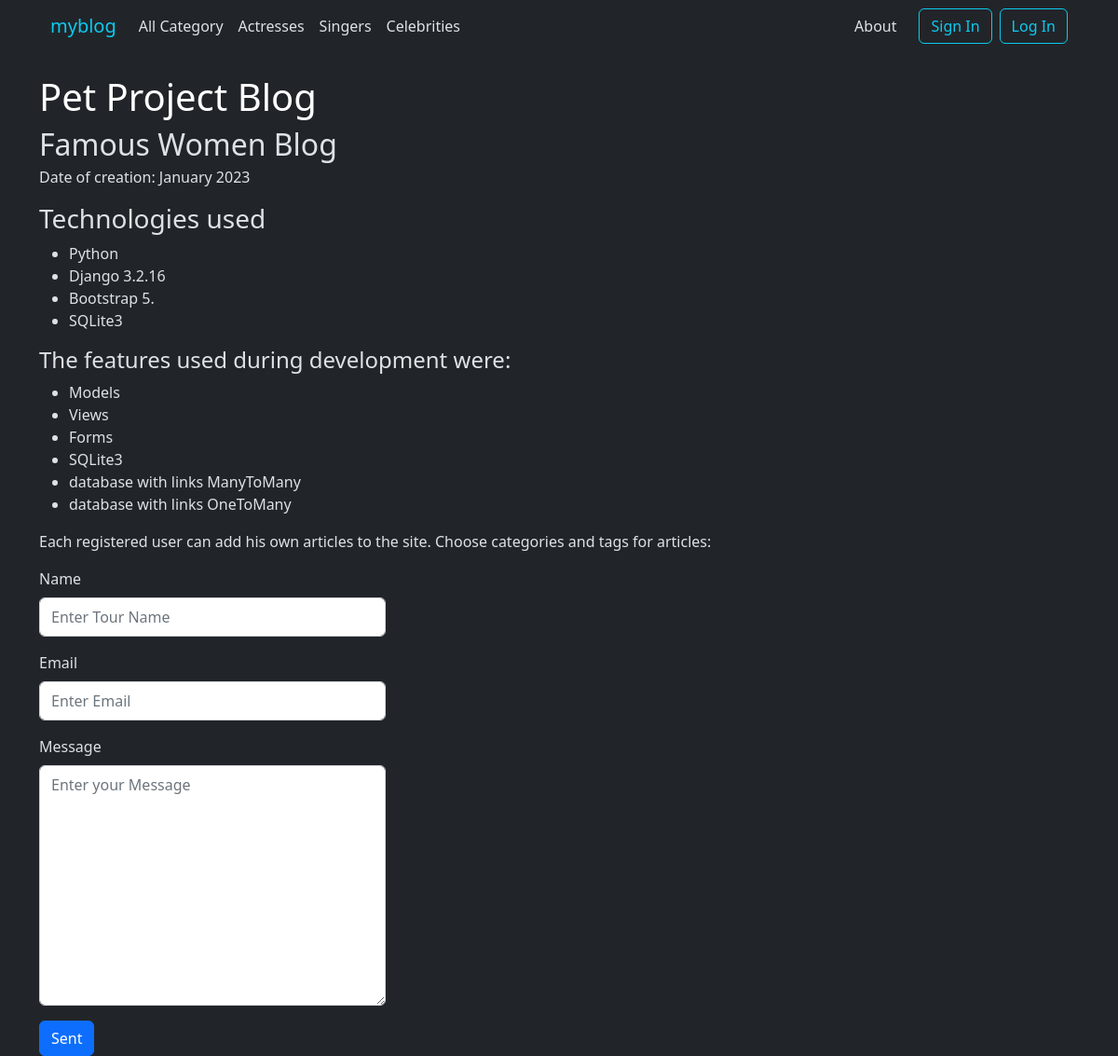
The page /about/ on the database its author committed.
### women/models.py (models this page shows, shortened)
class Category(models.Model):
    name = models.CharField(max_length=100, db_index=True)
    slug = models.SlugField(max_length=255, unique=True, db_index=True)
    def get_absolute_url(self):
        return reverse('cat', kwargs={'cat_slug': self.slug})
    class Meta:
        ordering = ['id']

### women/views.py (the view, shortened to what this page needs)
# urls.py: path('about/', GetAbout.as_view(), name='about'),
class GetAbout(DataMixin, FormView):
    form_class = ContactForm
    template_name = 'women/about.html'
    success_url = reverse_lazy('home')
    def get_context_data(self, **kwargs):
        context = super().get_context_data(**kwargs)
        context['cats'] = cats
        c_def = self.get_user_context(title='Pet Project Blog')
        return dict(list(context.items()) + list(c_def.items()))

### women/forms.py (shortened to what this page needs)
class ContactForm(forms.Form):
    name = forms.CharField(widget=forms.TextInput(attrs={
        'class': 'form-control py-2',
        'placeholder': 'Enter Tour Name'
    }))
    email = forms.CharField(label=("Email"), widget=forms.TextInput(attrs={
        'class': 'form-control py-2',
        'placeholder': 'Enter Email'
    }))
    content = forms.CharField(label=("Message"), widget=forms.Textarea(attrs={
        'class': 'form-control py-2',
        'placeholder': 'Enter your Message'
    }))
    class Meta:
        fields = ('name', 'email', 'content',)

### women/utils.py (called while the page is built)
    def get_user_context(self, **kwargs):
        context = kwargs
        cats = Category.objects.all()
        context['cats'] = cats
        return context

### women/templates/women/about.html (shortened to what this page needs)
{% extends 'women/base.html' %}
{% block content %}
    <h1>{{ title }}</h1>
<article class="blog-post form_color">
    <h2 class="blog-post-title mb-1">Famous Women Blog</h2>
    <p class="blog-post-meta">Date of creation: January 2023</p>
    <h3>Technologies used</h3>
        <ul>
    <li>Python</li>
            <li>Django 3.2.16</li>
            <li>Bootstrap 5.</li>
            <li>SQLite3</li>
        </ul>
    <h4>The features used during development were:</h4>
        <ul>
            <li>Models</li>
            <li>Views</li>
            <li>Forms</li>
            <li>SQLite3</li>
            <li>database with links ManyToMany</li>
            <li>database with links OneToMany</li>
        </ul>
    <p>Each registered user can add his own articles to the site. Choose categories and tags for articles:</p>
</article>
<div class="col-lg-4">
     <form action="{% url 'about' %}" method="post">
            <div class="mb-3 form_color">
            <label for="{{ form.name.id_for_label }}" class="form-label" >{{form.name.label}}</label>
            {{ form.name }}
            </div>
            <div class="mb-3 form_color">
                <label for="{{ form.email.id_for_label }}" class="form-label" >{{form.email.label}}</label>
                {{ form.email }}
            </div>
            <div class="mb-3 form_color">
                <label for="{{ form.content.id_for_label }}" class="form-label" >{{form.content.label}}</label>
                {{ form.content }}
            </div>
     </form>
</div>
 <input class="btn btn-primary btn-block" type="submit" value="Sent">
{% endblock %}

### women/templates/women/base.html (shortened to what this page needs)
{% load static %}
<!doctype html>
<html lang="en">
<head>
    <link rel="stylesheet" href="https://cdn.jsdelivr.net/npm/bootstrap@5.2.3/dist/css/bootstrap.min.css">
    <link type="text/css" href="{% static 'women/css/main.css'%}" rel="stylesheet">
</head>
<body>
<div class="container">
    {% block mainmenu %}
    <nav class="navbar navbar-expand-lg bg-body-tertiary mb-4">
        <div class="container-fluid nav_color">
            <a class="navbar-brand " href="{% url 'home' %}"><span class="text-info">myblog</span></a>
            <div class="collapse navbar-collapse" id="navbarSupportedContent">
                <ul class="navbar-nav me-auto mb-2 mb-lg-0">
                        <li class="nav-item ">
                            <a class="nav-link nav_color" href="{% url 'home' %}">All Category</a>
                        </li>
                    {% for cat in cats %}
                       <li class="nav-item">
                          <a class="nav-link nav_color" href="{{cat.get_absolute_url}}">{{cat.name}}</a>
                       </li>
                    {% endfor %}
                </ul>
                <a class="nav-link me-4 nav_color" href="{% url 'about' %}">About</a>
                {% if user.is_authenticated %}
                    <a class="btn btn-success  me-4" role="button" href="{% url 'add_page' %}">Add Post</a>
                    <a class="btn btn-outline-info me-2" role="button" href="{% url 'logout' %}">Log Out</a>
                    <div class="me-4">{{ request.user.username }}</div>
                {% else %}
                    <a class="btn btn-outline-info me-2" role="button" href="{% url 'register' %}">Sign In</a>
                    <a class="btn btn-outline-info " role="button" href="{% url 'login' %}">Log In</a>
                {% endif %}
            </div>
        </div>
    </nav>
    {% endblock mainmenu %}
    {% block content %}
    {% endblock %}
</div>
</body>
</html>

### women/static/women/css/main.css (style rules this page uses)
h1 { color: white; }
.form_color { color: #dee2e6; }
.nav_color { color: #dee2e6; }
body { background: #212529; }

### rows shown on the page
Category: name "Actresses"
Category: name "Singers"
Category: name "Celebrities"

### other values the page prints
{{ title }} "Pet Project Blog"
